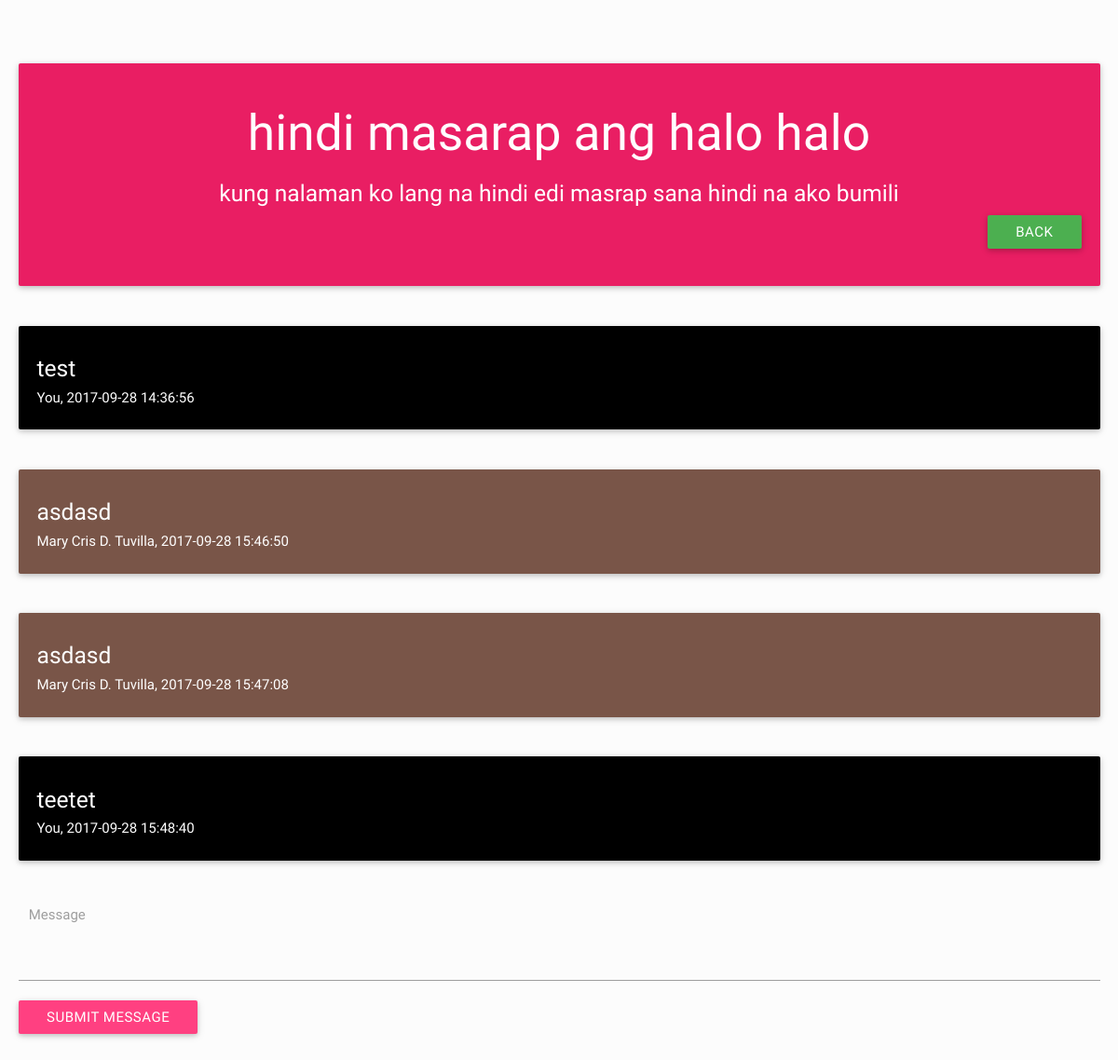
Screenshot of /android/my-conversations.php?reviewid=1 with the database file from the repository.
### tables this page shows
CREATE TABLE `review_conversation_table` (
  `messageid` int(6) NOT NULL AUTO_INCREMENT,
  `reviewid` int(6) DEFAULT NULL,
  `datetime` datetime DEFAULT NULL,
  `message` text,
  `customerid` int(6) DEFAULT NULL,
  `userid` int(6) DEFAULT NULL,
  PRIMARY KEY (`messageid`),
  KEY `FK_review_conversation_table` (`reviewid`),
  KEY `FK_review_conversation_table1` (`customerid`),
  KEY `FK_review_conversation_table2` (`userid`),
  CONSTRAINT `FK_review_conversation_table` FOREIGN KEY (`reviewid`) REFERENCES `review_table` (`reviewid`),
  CONSTRAINT `FK_review_conversation_table1` FOREIGN KEY (`customerid`) REFERENCES `customer_table` (`customerid`),
  CONSTRAINT `FK_review_conversation_table2` FOREIGN KEY (`userid`) REFERENCES `user_table` (`userid`)
);

### android/my-conversations.php (the view, shortened to what this page needs)
<?php
include 'head.php';
?>
    <div class="wrapper">
      <?php
      $qry = mysqli_query($connection, "select * from review_view where reviewid = '" . $_GET['reviewid'] . "'");
      $result = mysqli_fetch_assoc($qry);
       ?>
      <div class="container">
                  <div class="row">
                     <div class="col s12">
                        <div class="card-panel pink center">
                          <h2 style="color:white;"><?php echo $result['reviewtitle']; ?></h2>
                          <h5 style="color:white;"><?php echo $result['comment']; ?></h5>
                         <div class="row">
                                <div class="col s12 right-align">
                                   <a href="review.php?customerid=<?php echo $_GET['customerid']; ?>&button=my-reviews" class="btn green">BACK</a>
                                </div>
                            </div>
                        </div>
                     </div>
                   </div>
         </div>
        <?php
        $qry = mysqli_query($connection, "select * from review_conversation_table where reviewid = '" . $_GET['reviewid'] . "'");
            while ($result = mysqli_fetch_assoc($qry)) {
        ?>
        <div class="container">
                <?php if (empty($result['userid'])) { ?>
                  <div class="row">
                     <div class="col s12">
                        <div class="card-panel black center">
                          <h5 style="color: white; text-align: left;"><?php echo $result['message']; ?></h5>
                          <h6 style="color: white;text-align: left;"><?php
                     echo "You" ?>, <?php echo $result['datetime']; ?></h6>
                        </div>
                     </div>
                   </div>
                  <?php } else { ?>
                  <div class="row">
                     <div class="col s12">
                        <div class="card-panel brown center">
                          <h5 style="color: white; text-align: left;"><?php echo $result['message']; ?></h5>
                          <h6 style="color: white;text-align: left;"><?php
                    $qry1 = mysqli_query($connection, "select * from user_view where userid = '" . $result['userid'] . "'");
                    $result1 = mysqli_fetch_assoc($qry1);
                     echo $result1['fullname']; ?>, <?php echo $result['datetime']; ?></h6>
                        </div>
                     </div>
                   </div>
                  <?php } ?>
         </div>
        <?php } ?>
       </div>
       <div class="container" style="padding-bottom: 250px;">
       <form method="POST" action="controller.php">
         <div class="input-field col s12">
            <textarea id="message" name="message" required="" class="materialize-textarea" style="height: 23px;"></textarea>
            <label for="message" class="">Message</label>
        </div>
        <button type="submit" class="waves-effect waves-light  btn" href="">Submit Message</button>
       </form>
      </div>
<?php include 'foot.php' ?>

### android/css/style.css (style rules this page uses)
body { background-color: #fcfcfc; }
.container { padding: 0 0.5rem; margin: 0 auto; max-width: 100% !important; width: 98%; }
@media only screen and (min-width: 601px) { .container { width: 98%; } }
@media only screen and (min-width: 993px) { .container { width: 98%; } }

### rows the page displays
review_conversation_table: message "test", datetime "2017-09-28 14:36:56"
review_conversation_table: message "asdasd", fullname "Mary Cris D. Tuvilla", datetime "2017-09-28 15:46:50"
review_conversation_table: message "asdasd", fullname "Mary Cris D. Tuvilla", datetime "2017-09-28 15:47:08"
review_conversation_table: message "teetet", datetime "2017-09-28 15:48:40"

### other values shown
$result['reviewtitle'] "hindi masarap ang halo halo"
$result['comment'] "kung nalaman ko lang na hindi edi masrap sana hindi na ako bumili"
